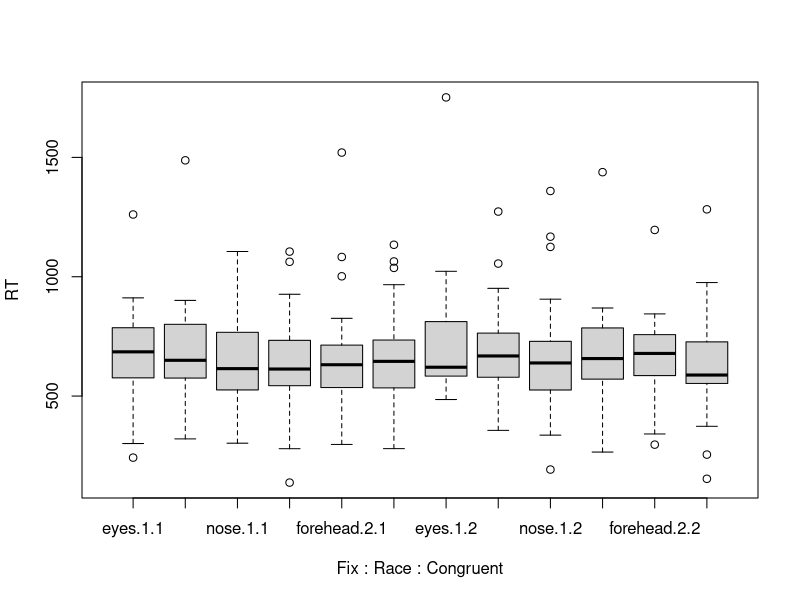
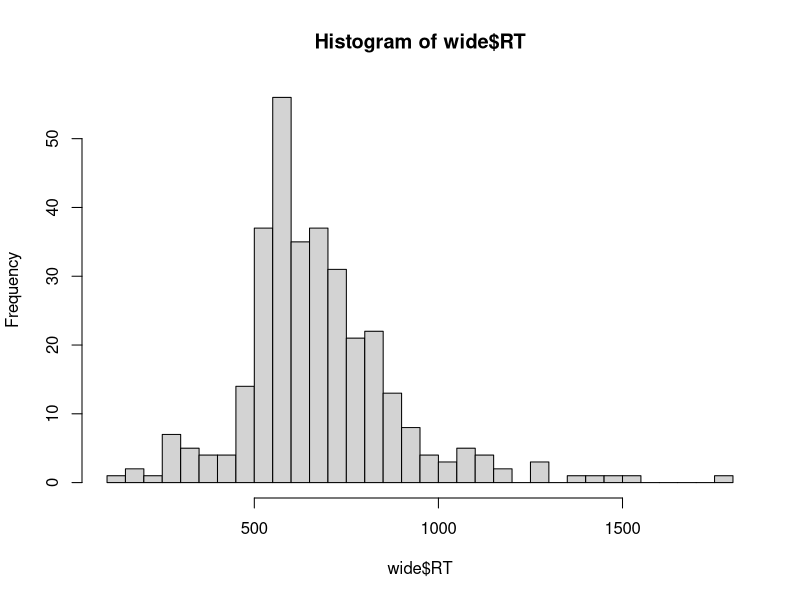
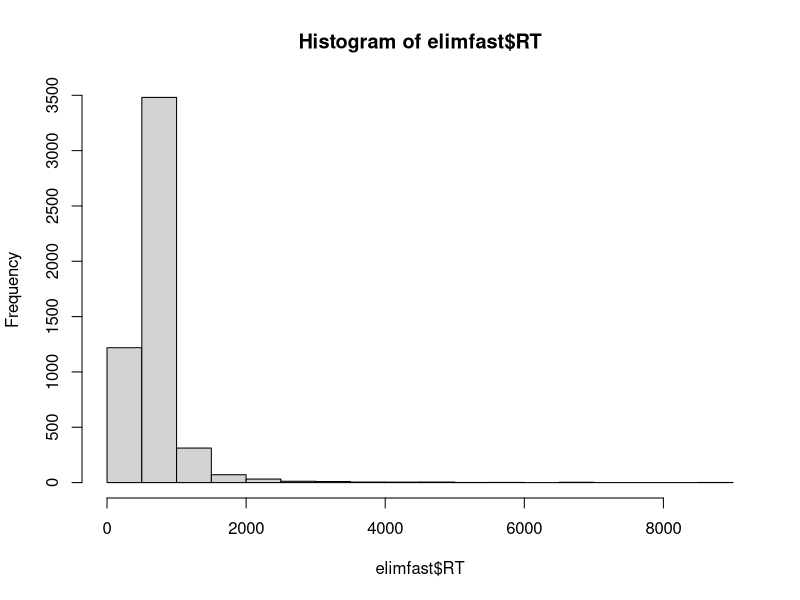
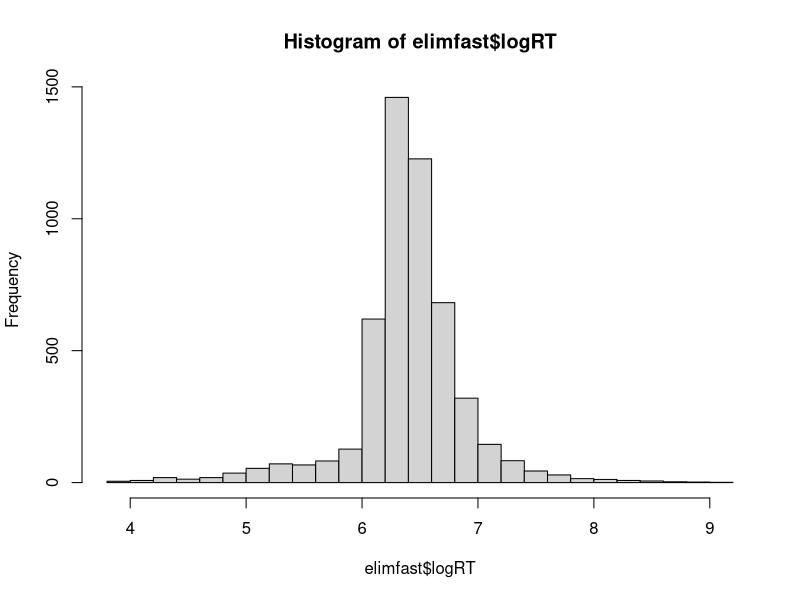

Here is the R script that generated these plots, in order:
#Block 2 data
#2 wave of analyses

#read in cleaned data set, just Block 2 trials
Block2dat = read.delim("Block2dat.txt", header = T, stringsAsFactors=F)

#change format to do ANOVA
#different line for each value (so each variable has a column specifying which level of that variable
#the value is for)
require(reshape2)
wide= melt(tapply(Block2dat$RT, INDEX=list(Block2dat$Fix, Block2dat$Race, Block2dat$Congruent, Block2dat$Subnum), 
                  FUN= mean))

require(plyr)
wide = rename(wide, c("Var1" = "Fix", "Var2" = "Race", 
                      "Var3" = "Congruent", "Var4" = "Subnum", "value" = "RT"))

#for within subjects ANOVAs, SUBJECT HAS TO BE A FACTOR
wide$Subnum = factor(wide$Subnum)

#to do ANOVA (look at effect of Fix, Race, Congruency and interaction)
#need to add error term because of within subjects design (wouldn't have that for between subjects)
#if mixed design, put only within Ss variables in Error term
int <- aov(RT ~ (Fix*Race*Congruent)+Error(Subnum/(Fix*Race*Congruent)), data = wide)

summary(int)  #displays Type 1 ANOVA, will be different from Type 3 ANOVA when unbalanced design

#finds main effect of race, no significant interactions

boxplot(RT~Fix*Race*Congruent, data = wide)

hist(wide$RT, breaks= 30) #looks skewed, try log(RT)?


#Same anaylsis, but with log transformed RT

#need to take out RTs < 50ms
elimfast = Block2dat[Block2dat$RT >= 50,]
#add column for logRT
elimfast$logRT = NULL

for (i in 1:length(row.names(elimfast))) {
  elimfast$logRT[i] = log(elimfast$RT[i])
}

hist(elimfast$RT, breaks = 30)
hist(elimfast$logRT, breaks = 30)  


widelog= melt(tapply(elimfast$logRT, INDEX=list(elimfast$Fix, elimfast$Race, elimfast$Congruent, elimfast$Subnum), 
                     FUN= mean))

widelog = rename(widelog, c("Var1" = "Fix", "Var2" = "Race", 
                            "Var3" = "Congruent", "Var4" = "Subnum", "value" = "logRT"))

#for within subjects ANOVAs, SUBJECT HAS TO BE A FACTOR
widelog$Subnum = factor(widelog$Subnum)

#omnibus ANOVA
intlogRT <- aov(logRT ~ (Fix*Race*Congruent)+Error(Subnum/(Fix*Race*Congruent)), data = widelog)

summary(intlogRT)  #displays Type 1 ANOVA, will be different from Type 3 ANOVA when unbalanced design

#create figure with log RT
#Figure 1b
#find mean RT in congruent/incongruent trials, separated by fixation
means1 = tapply(elimfast$logRT, INDEX=list(elimfast$Fix), FUN= mean)


